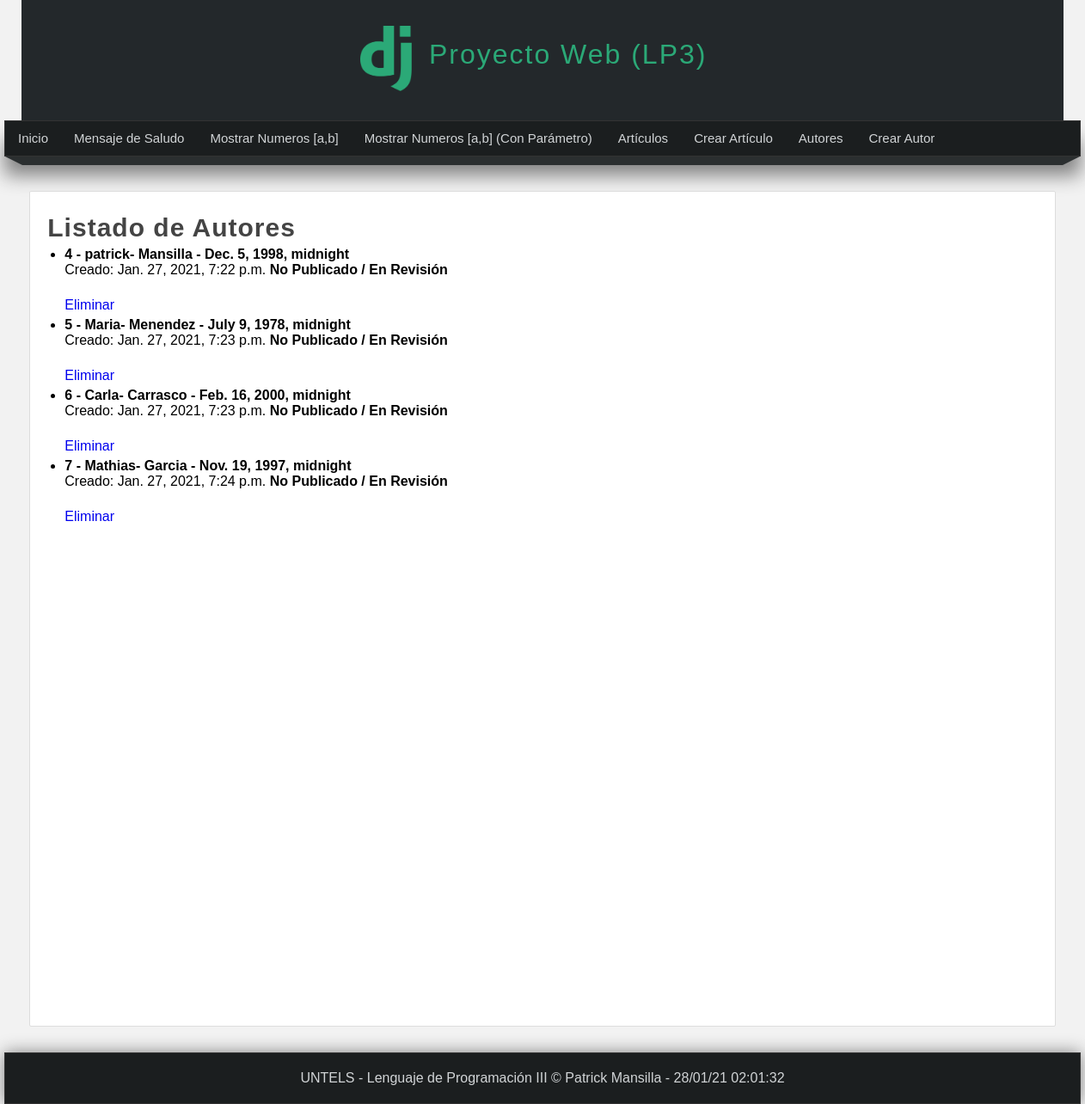
Page /listar_autores on the committed database.
### miapp/models.py (models this page shows)
class Autor(models.Model):
    nombre = models.CharField(max_length=110)
    apellido = models.CharField(max_length=110)
    sexo = models.CharField(max_length=20)
    fecha_nacimiento = models.DateTimeField(auto_now_add=False)
    pais = models.CharField(max_length=20)
    creado = models.DateTimeField(auto_now_add=True)
    actualizado = models.DateTimeField(auto_now=True)

### miapp/views.py (the view)
# urls.py: path('listar_autores', views.listar_autores, name="listar_autores"),
def listar_autores(request):
    autores = Autor.objects.all()
    """
    autores = Autor.objects.filter(
        Q(titulo__contains="Py") |
        Q(titulo__contains="Hab")
    )
    """
    return render(request, 'listar_autores.html',{
        'autores': autores,
        'titulo': 'Listado de Autores'
    })

### miapp/templates/listar_autores.html (shortened to what this page needs)
{% extends 'layout.html' %}
{% block content %}
<h1 class="title"> {{titulo}} </h1>
<ul>
    {% for autor in autores %}
    <li>
        <h4>
            {{autor.id}} - {{autor.nombre}}- {{autor.apellido}} - {{autor.fecha_nacimiento}}
        </h4>
        <span>
                    Creado: {{autor.creado}}
                </span> {% if autor.publicado %}
        <strong>
                        Publicado
                    </strong> {% else %}
        <strong>
                        No Publicado / En Revisión
                    </strong> {% endif %}
        <p>
            {{autor.contenido}}<br>
            <a href="{% url 'eliminar_autor' id=autor.id %}">
                        Eliminar
                    </a>
        </p>
    </li>
    {% endfor %}
</ul>
{% endblock content %}

### miapp/static/css/style.css (style rules this page uses)
* { margin: 0px; padding: 0px; font-family: Arial, Helvetica, sans-serif; text-decoration: none; }
.box p, .box h2, .box h3, .box ul { margin-bottom: 5px; margin-top: 5px; }
.box ul, .box ol { margin-left: 20px; margin-bottom: 10px; }
body { background-color: #f2f2f2; }
.title { color: #444; letter-spacing: 1px; font-size: 30px; margin-bottom: 4px; margin-top: 5px; }

### rows in the picture
Autor: id "4", nombre "patrick", apellido "Mansilla", fecha_nacimiento "Dec. 5, 1998, midnight", creado "Jan. 27, 2021, 7:22 p.m."
Autor: id "5", nombre "Maria", apellido "Menendez", fecha_nacimiento "July 9, 1978, midnight", creado "Jan. 27, 2021, 7:23 p.m."
Autor: id "6", nombre "Carla", apellido "Carrasco", fecha_nacimiento "Feb. 16, 2000, midnight", creado "Jan. 27, 2021, 7:23 p.m."
Autor: id "7", nombre "Mathias", apellido "Garcia", fecha_nacimiento "Nov. 19, 1997, midnight", creado "Jan. 27, 2021, 7:24 p.m."

### other values in the picture
{{ titulo }} "Listado de Autores"
